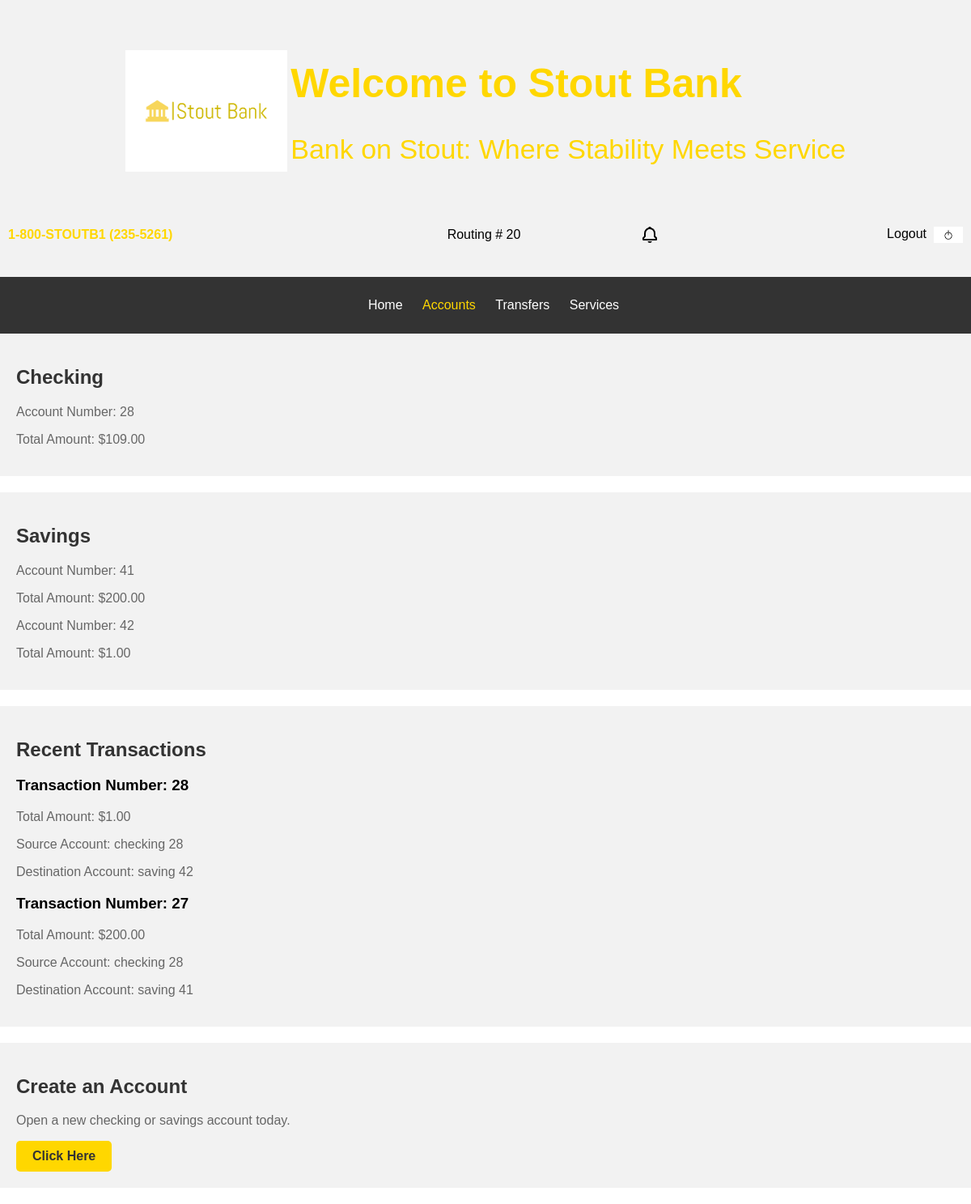
The page /accounts.php (signed in) on the database its author committed.
### tables this page shows
CREATE TABLE `checking_accounts` (
  `checking_account_number` int(11) NOT NULL,
  `amount` decimal(10,2) DEFAULT 0.00,
  `u_id` int(11) NOT NULL,
  `checking_account_first_name` varchar(50) NOT NULL,
  `checking_account_last_name` varchar(50) NOT NULL,
  `checking_account_email` varchar(50) NOT NULL
);

CREATE TABLE `saving_accounts` (
  `saving_account_number` int(11) NOT NULL,
  `amount` decimal(10,2) DEFAULT 0.00,
  `u_id` int(11) NOT NULL,
  `saving_account_email` varchar(50) NOT NULL,
  `saving_account_first_name` varchar(50) NOT NULL,
  `saving_account_last_name` varchar(50) NOT NULL
);

CREATE TABLE `transactions` (
  `transaction_id` int(11) NOT NULL,
  `user_id` int(11) NOT NULL,
  `transaction_type` enum('Deposit','Withdrawal','Transfer') NOT NULL,
  `amount` decimal(10,2) NOT NULL,
  `transaction_date` timestamp NOT NULL DEFAULT current_timestamp(),
  `source_account` int(11) NOT NULL,
  `source_account_type` varchar(50) NOT NULL,
  `destination_account` int(11) NOT NULL,
  `destination_account_type` varchar(50) NOT NULL
);

### accounts.php (the view, shortened to what this page needs)
<!DOCTYPE html>
<html lang="en">
<head>
    <link rel="stylesheet" href="styles.css" />
</head>
<body>
    <header class="banner">
        <div class="banner-container">
            <div class="logo-container">
                <img src="img/stout.png" alt="Stout Bank Logo" class="logo-small" />
            </div>
            <div class="text-container">
                <h1>Welcome to Stout Bank</h1>
                <p class="slogan">Bank on Stout: Where Stability Meets Service</p>
            </div>
        </div>
        <div class="banner-info-container">
            <a class="stout-phone-number" href="tel:1-800-235-5261">1-800-STOUTB1 (235-5261)</a>
            <span class="routing-number">
                Routing #
                <?php
                if (isset($_SESSION['routing_number'])) {
                    $routing_number = $_SESSION['routing_number'];
                    echo '<span class="routing-number">' . $routing_number . '</span>';
                } else {
                    header("Location: portal.html");
                    exit();
                }
                ?>
            </span>
            <?php
            require_once(__DIR__ . '/config/config.php');
            $conn = new mysqli($servername, $username, $password, $dbname);
            $username = $_SESSION['username'];
            $routing_number = $_SESSION['routing_number'];
            $sql = "SELECT checking_account_number, amount FROM checking_accounts WHERE u_id = (SELECT routing_number FROM users WHERE username = ?)";
            $stmt = $conn->prepare($sql);
            $stmt->bind_param("s", $username);
            $stmt->execute();
            $result = $stmt->get_result();
            $num_checkings = $result->num_rows;
            $checking_accounts = array();
            while ($row = $result->fetch_assoc()) {
                $checking_accounts[] = $row;
            }
            $sql = "SELECT saving_account_number, amount FROM saving_accounts WHERE u_id = (SELECT routing_number FROM users WHERE username = ?)";
            $stmt = $conn->prepare($sql);
            $stmt->bind_param("s", $username);
            $stmt->execute();
            $result = $stmt->get_result();
            $num_savings = $result->num_rows;
            $saving_accounts = array();
            while ($row = $result->fetch_assoc()) {
                $saving_accounts[] = $row;
            }
            $sql = "SELECT * FROM transactions WHERE user_id = ?";
            $stmt = $conn->prepare($sql);
            $stmt->bind_param("s", $routing_number);
            $stmt->execute();
            $result = $stmt->get_result();
            $transactions = array();
            while ($row = $result->fetch_assoc()) {
                $transactions[] = $row;
            }
            $sql = "SELECT seen, notification_id FROM user_notifications WHERE routing_number = ?";
            $stmt = $conn->prepare($sql);
            $stmt->bind_param("i", $routing_number);
            $stmt->execute();
            $result = $stmt->get_result();
            $foundUnseen = false;
            $foundNotificationOne = false;
            while ($row = $result->fetch_assoc()) {
                if ($row['notification_id'] == 3) {
                    $foundNotificationOne = true;
                }
            }
            if (!$foundNotificationOne) {
                if (($num_checkings > 0) && ($num_savings > 0)) {
                    $int = 3;
                    $insertSql = "INSERT INTO user_notifications (routing_number, notification_id, seen) VALUES (?, ?, 0)";
                    $insertStmt = $conn->prepare($insertSql);
                    if (!$insertStmt) {
                        die("Prepare failed: " . $conn->error);
                    }
                    $insertStmt->bind_param("ii", $routing_number, $int);
                    $insertStmt->execute();
                    $insertStmt->close();
                    ?>
                            <a class="bell" href="/StoutBank/message.php">
                                <img src="img/bell.png" alt="bell" />
                                <img src="img/red.png" alt="Red Dot" class="notification-dot" />
                            </a>
                    <?php
                } else if (!$foundUnseen) {
                    ?>
                            <a class="bell" href="/StoutBank/message.php">
                                <img src="img/bell.png" alt="bell" />
                            </a>
                        <?php
                }
                else{
            ?>
                      <a class="bell" href="/StoutBank/message.php">
                        <img src="img/bell.png" alt="bell" />
                       <img src="img/red.png" alt="Red Dot" class="notification-dot" />
                    </a>
            <?php
                }
            } else if (!$foundUnseen) {
            ?>
                    <a class="bell" href="/StoutBank/message.php">
                        <img src="img/bell.png" alt="bell" />
                    </a>
                <?php
            }
            ?>
             <a class="logout-link" href="/StoutBank/logout.php">
                Logout
                <img src="img/powersign.jpg" alt="Power Sign" />
            </a>
        </div>
    </header>
    <header class="task-bar">
        <ul>
            <li><a href="home.php">Home</a></li>
            <li><a href="accounts.php" class="active">Accounts</a></li>
            <li><a href="transfers.php">Transfers</a></li>
            <li><a href="services.php">Services</a></li>
        </ul>
    </header>
    <main>
        <div class="container-group">
            <?php
            foreach ($checking_accounts as $checking_account) {
                echo '<div class="checking-container">';
                echo '<h2>Checking</h2>';
                echo '<p>Account Number: ' . $checking_account['checking_account_number'] . '</p>';
                echo '<p>Total Amount: $' . $checking_account['amount'] . '</p>';
                echo '</div>';
            }
            echo '<div class="savings-container">';
            echo '<h2>Savings</h2>';
            foreach ($saving_accounts as $saving_account) {
                echo '<p>Account Number: ' . $saving_account['saving_account_number'] . '</p>';
                echo '<p>Total Amount: $' . $saving_account['amount'] . '</p>';
            }
            echo '</div>';
            usort($transactions, function ($a, $b) {
                return $b['transaction_id'] - $a['transaction_id'];
            });
            echo '<div class="recent-transactions-container">';
            echo '<h2>Recent Transactions</h2>';
            foreach ($transactions as $transaction) {
                echo '<h3>Transaction Number: ' . $transaction['transaction_id'] . '</h3>';
                echo '<p>Total Amount: $' . $transaction['amount'] . '</p>';
                echo '<p>Source Account: ' . $transaction['source_account_type'] . ' ' . $transaction['source_account'] . '</p>';
                echo '<p>Destination Account: ' . $transaction['destination_account_type'] . ' ' . $transaction['destination_account'] . '</p>';
            }
            echo '</div>';
            ?>
            <div class="create-account-container">
                <h2>Create an Account</h2>
                <p>Open a new checking or savings account today.</p>
                <a href="/StoutBank/createaccount.php" class="button">Click Here</a>
            </div>
    </main>
</body>
</html>

### styles.css (style rules this page uses)
.banner-container { background-color: #f2f2f2; color: #ffd700; padding: 20px 0; text-align: center; width: 100%; }
.banner-info-container { background-color: #f2f2f2; color: #ffd700; padding: 20px 0; text-align: center; width: 100%; display: flex; justify-content: space-between; align-items: center; }
.banner-info-container > * { flex: 1; text-align: center; padding: 0 10px; }
.banner-container .logo-container, .banner-container .text-container { display: inline-block; vertical-align: middle; }
.text-container { flex: 1; text-align: center; }
.stout-phone-number { text-align: left; color: #ffd700 !important; }
.routing-number { text-align: center; color: black !important; }
.logout-link { text-align: right; color: black !important; }
.logo-small { width: 200px; height: auto; }
.text-container { text-align: left; }
h1 { font-size: 50px; }
.slogan { font-size: 34px; margin-top: 5px; }
.button { display: inline-block; padding: 10px 20px; background-color: #ffd700; color: #333; text-decoration: none; border-radius: 5px; font-weight: bold; }
body { margin: 0; font-family: Arial, sans-serif; }
header { background-color: #ffd700; color: #ffffff; padding: 10px 20px; text-align: center; }
.stout-phone-number { color: #ffffff; text-decoration: none; font-weight: bold; margin-right: 20px; float: left; }
.routing-number { color: #ffffff; display: inline-block; }
.logout-link { color: #ffffff; text-decoration: none; float: right; }
.logout-link img { max-height: 20px; vertical-align: middle; margin-left: 5px; }
.task-bar { background-color: #333; padding: 10px 0; }
.task-bar ul li { display: inline-block; margin-right: 20px; }
.task-bar ul li a { color: #ffffff; text-decoration: none; }
.task-bar ul li a.active { color: #ffd700; }
.container-group { display: flex; flex-wrap: wrap; }
.checking-container, .savings-container, .recent-transactions-container, .create-account-container { flex: 1 1 calc(50% - 20px); background-color: #f2f2f2; padding: 20px; margin-bottom: 20px; }
.checking-container h2, .savings-container h2, .recent-transactions-container h2, .create-account-container h2 { color: #333; }
.checking-container p, .savings-container p, .recent-transactions-container p, .create-account-container p { color: #666; }
.bell { flex: 0 0 auto; position: relative; display: inline-block; padding: 0; }
.bell img { display: block; height: auto; width: auto; }

### rows shown on the page
checking_accounts: checking_account_number "28", amount "109.00"
saving_accounts: saving_account_number "41", amount "200.00"
saving_accounts: saving_account_number "42", amount "1.00"
transactions: transaction_id "28", amount "1.00", source_account_type "checking", source_account "28", destination_account_type "saving", destination_account "42"
transactions: transaction_id "27", amount "200.00", source_account_type "checking", source_account "28", destination_account_type "saving", destination_account "41"

### other values the page prints
$routing_number "20"
